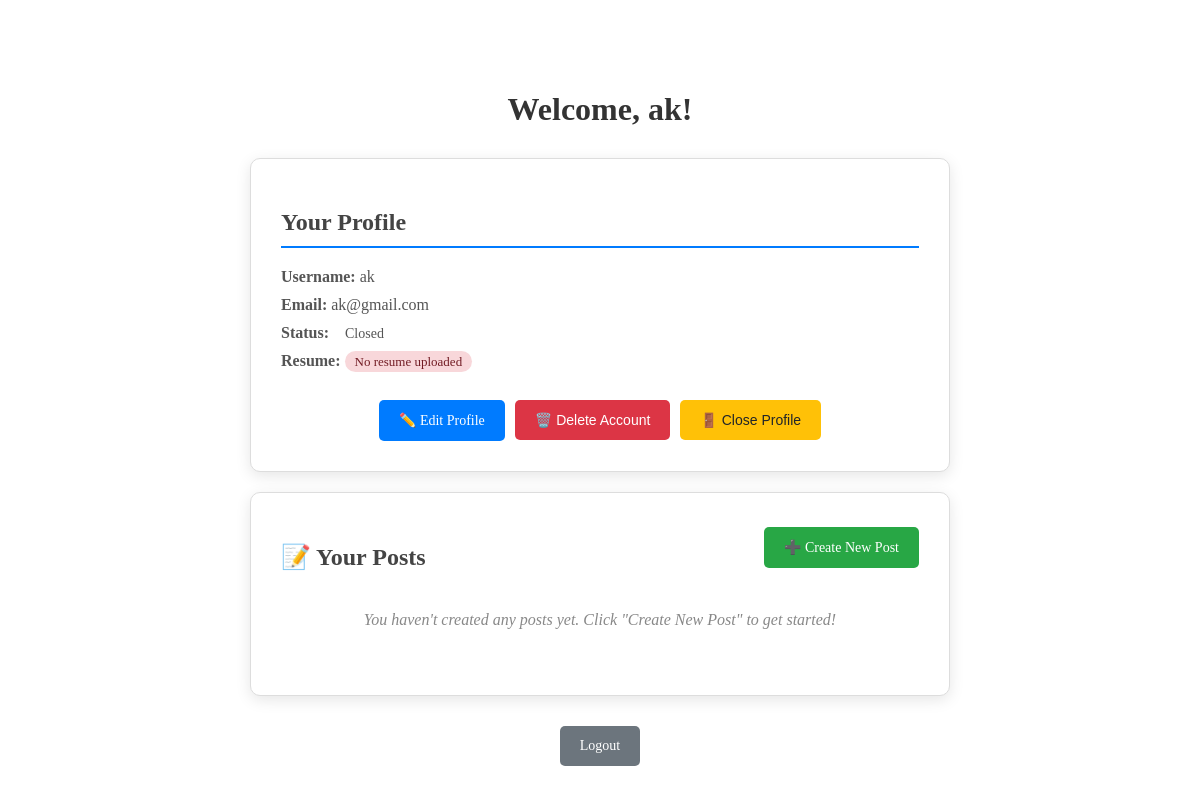
/user_dashboard/ak, run on the app's committed database.
### models.py (models this page shows, shortened)
class User(db.Model):
    id = db.Column(db.Integer, primary_key=True)
    username = db.Column(db.String(80), unique=True, nullable=False)
    email = db.Column(db.String(120), unique=True, nullable=False)
    password_hash = db.Column(db.String(256), nullable=False)
    resume_filename = db.Column(db.String(255), nullable=True)  # Store resume filename
    status = db.Column(db.String(20), default='rejected')
    posts = db.relationship('Post', backref='author', lazy=True)

### app.py (the view)
@app.route('/user_dashboard')
@app.route('/user_dashboard/<username>')
def user_dashboard(username=None):
    if username:
        user = User.query.filter_by(username=username).first()
        if user:
            posts = Post.query.filter_by(user_id=user.id).all()
            return render_template('user_dashboard.html', user=user, posts=posts)
    return redirect(url_for('login'))

### templates/user_dashboard.html (shortened to what this page needs)
{% extends 'base.html' %}
{% block content %}
<div class="dashboard-container">
    <h1>Welcome, {{ user.username }}!</h1>
    <div class="profile-card">
        <h2>Your Profile</h2>
        <div class="profile-info">
            <p><strong>Username:</strong> {{ user.username }}</p>
            <p><strong>Email:</strong> {{ user.email }}</p>
            <p><strong>Status:</strong> <span class="status-badge {{ user.status }}">{{ user.status }}</span></p>
            <p><strong>Resume:</strong>
                {% if user.resume_filename %}
                <span class="resume-status has-resume">📄 Uploaded</span>
                <a href="{{ url_for('view_resume', user_id=user.id) }}" target="_blank" class="btn-link">View</a> |
                <a href="{{ url_for('download_resume', user_id=user.id) }}" class="btn-link">Download</a>
                {% else %}
                <span class="resume-status no-resume">No resume uploaded</span>
                {% endif %}
            </p>
        </div>
        <div class="profile-actions">
            <a href="{{ url_for('edit_profile', user_id=user.id) }}" class="btn btn-edit">
                ✏️ Edit Profile
            </a>
            <form action="{{ url_for('delete_profile', user_id=user.id) }}" method="POST" style="display: inline;">
                <button type="submit" class="btn btn-delete">🗑️ Delete Account</button>
            </form>
            <form action="{{ url_for('close_profile', user_id=user.id) }}" method="POST" style="display: inline;">
                <button type="submit" class="btn btn-close">🚪 Close Profile</button>
            </form>
        </div>
    </div>
    <div class="posts-card">
        <div class="posts-header">
            <h2>📝 Your Posts</h2>
            <a href="{{ url_for('create_post', user_id=user.id) }}" class="btn btn-create-post">➕ Create New Post</a>
        </div>
        {% if posts %}
        <div class="posts-list">
            <h3>All Your Posts ({{ posts|length }})</h3>
            <div class="posts-table-container">
                <table class="posts-table">
                    <thead>
                        <tr>
                            <th>Title</th>
                            <th>Status</th>
                            <th>Actions</th>
                        </tr>
                    </thead>
                    <tbody>
                        {% for post in posts %}
                        <tr>
                            <td>
                                <a href="{{ url_for('view_post', post_id=post.id) }}">{{ post.title }}</a>
                            </td>
                            <td>
                                <span class="post-status-badge {{ post.status }}">{{ post.status }}</span>
                            </td>
                            <td class="post-actions">
                                <a href="{{ url_for('edit_post', post_id=post.id) }}" class="btn btn-edit-post" title="Edit">✏️</a>
                                {% if post.status == 'active' %}
                                <form action="{{ url_for('close_post', post_id=post.id) }}" method="POST" style="display:inline;">
                                    <button type="submit" class="btn btn-close-post" title="Close Post">🔒</button>
                                </form>
                                {% else %}
                                <form action="{{ url_for('reopen_post', post_id=post.id) }}" method="POST" style="display:inline;">
                                    <button type="submit" class="btn btn-reopen-post" title="Reopen Post">🔓</button>
                                </form>
                                {% endif %}
                                <form action="{{ url_for('delete_post', post_id=post.id) }}" method="POST" style="display:inline;">
                                    <button type="submit" class="btn btn-delete-post" title="Delete Post">🗑️</button>
                                </form>
                            </td>
                        </tr>
                        {% endfor %}
                    </tbody>
                </table>
            </div>
        </div>
        {% else %}
        <p class="no-posts">You haven't created any posts yet. Click "Create New Post" to get started!</p>
        {% endif %}
    </div>
    <div class="logout-section">
        <a href="{{ url_for('home') }}" class="btn btn-logout">Logout</a>
    </div>
</div>
{% endblock %}

### templates/user_dashboard.html (style rules this page uses)
.dashboard-container { max-width: 700px; margin: 50px auto; padding: 20px; }
.dashboard-container h1 { text-align: center; color: #333; margin-bottom: 30px; }
.profile-card, .posts-card { background: white; border: 1px solid #ddd; border-radius: 10px; padding: 30px; box-shadow: 0 4px 15px rgba(0,0,0,0.1); margin-bottom: 20px; }
.profile-card h2, .posts-card h2 { color: #444; border-bottom: 2px solid #007bff; padding-bottom: 10px; margin-bottom: 20px; }
.resume-status { padding: 3px 10px; border-radius: 15px; font-size: 13px; }
.resume-status.no-resume { background-color: #f8d7da; color: #721c24; }
.posts-header { display: flex; justify-content: space-between; align-items: center; flex-wrap: wrap; gap: 15px; margin-bottom: 20px; }
.posts-header h2 { margin-bottom: 0; border-bottom: none; padding-bottom: 0; }
.btn-create-post { background-color: #28a745; color: white; padding: 10px 20px; border-radius: 5px; text-decoration: none; font-size: 14px; transition: all 0.3s ease; }
.profile-info p { font-size: 16px; margin: 10px 0; color: #555; }
.status-badge { padding: 5px 12px; border-radius: 20px; font-size: 14px; text-transform: capitalize; }
.profile-actions { margin-top: 30px; display: flex; gap: 10px; flex-wrap: wrap; justify-content: center; }
.btn { padding: 12px 20px; border: none; border-radius: 5px; cursor: pointer; font-size: 14px; text-decoration: none; display: inline-block; transition: all 0.3s ease; }
.btn-edit { background-color: #007bff; color: white; }
.btn-delete { background-color: #dc3545; color: white; }
.btn-close { background-color: #ffc107; color: #212529; }
.logout-section { text-align: center; margin-top: 30px; }
.btn-logout { background-color: #6c757d; color: white; }
.no-posts { color: #888; text-align: center; font-style: italic; padding: 20px; }

### data on the page
User: username "ak", email "ak@gmail.com", status "Closed"
